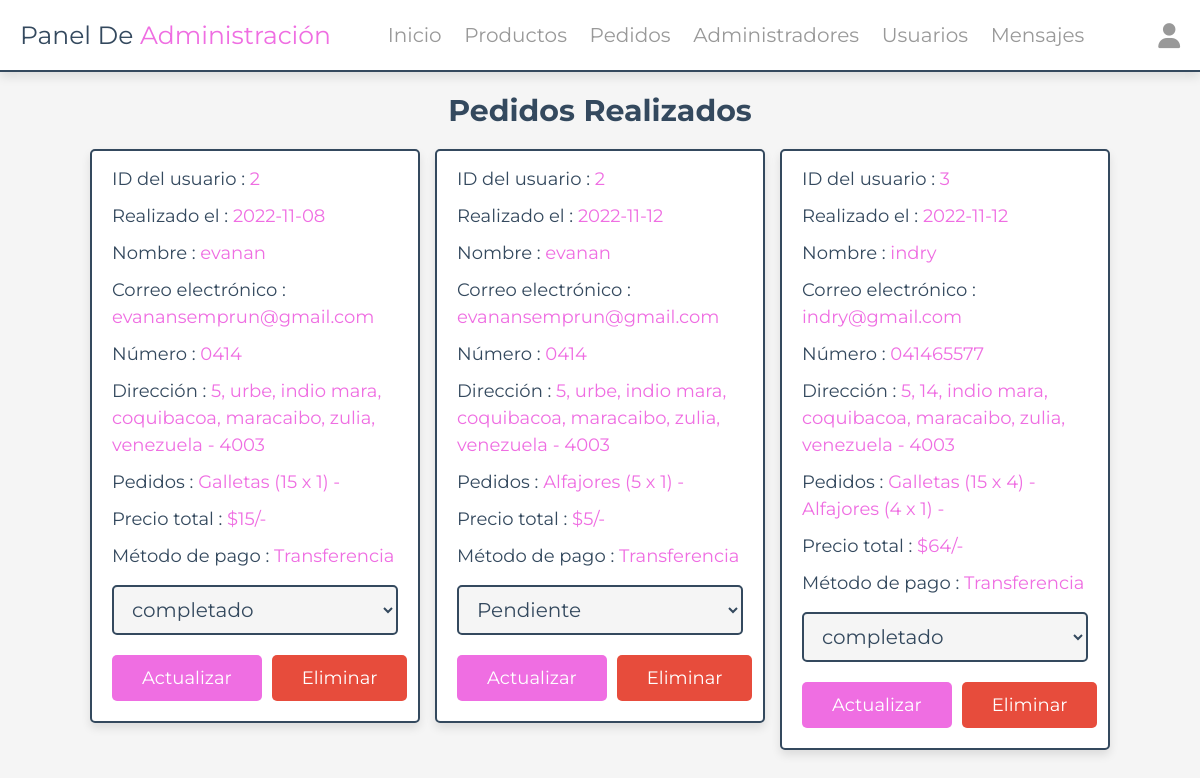
The page /admin/placed_orders.php (signed in) on the database its author committed.
### tables this page shows
CREATE TABLE `orders` (
  `id` int(100) NOT NULL,
  `user_id` int(100) NOT NULL,
  `name` varchar(20) NOT NULL,
  `number` varchar(10) NOT NULL,
  `email` varchar(50) NOT NULL,
  `method` varchar(50) NOT NULL,
  `address` varchar(500) NOT NULL,
  `total_products` varchar(1000) NOT NULL,
  `total_price` int(100) NOT NULL,
  `placed_on` date NOT NULL DEFAULT current_timestamp(),
  `payment_status` varchar(20) NOT NULL DEFAULT 'Pendiente'
);

### admin/placed_orders.php (the view, shortened to what this page needs)
<?php
include '../components/connect.php';
?>
<!DOCTYPE html>
<html lang="en">
<head>
   <link rel="stylesheet" href="https://cdnjs.cloudflare.com/ajax/libs/font-awesome/6.1.1/css/all.min.css">
   <link rel="stylesheet" href="../css/admin_style.css">
</head>
<body>
<?php include '../components/admin_header.php' ?>
<section class="placed-orders">
   <h1 class="heading">Pedidos realizados</h1>
   <div class="box-container">
   <?php
      $select_orders = $conn->prepare("SELECT * FROM `orders`");
      $select_orders->execute();
      if($select_orders->rowCount() > 0){
         while($fetch_orders = $select_orders->fetch(PDO::FETCH_ASSOC)){
   ?>
   <div class="box">
      <p> ID del usuario : <span><?= $fetch_orders['user_id']; ?></span> </p>
      <p> Realizado el : <span><?= $fetch_orders['placed_on']; ?></span> </p>
      <p> Nombre : <span><?= $fetch_orders['name']; ?></span> </p>
      <p> Correo electrónico : <span><?= $fetch_orders['email']; ?></span> </p>
      <p> Número : <span><?= $fetch_orders['number']; ?></span> </p>
      <p> Dirección : <span><?= $fetch_orders['address']; ?></span> </p>
      <p> Pedidos : <span><?= $fetch_orders['total_products']; ?></span> </p>
      <p> Precio total : <span>$<?= $fetch_orders['total_price']; ?>/-</span> </p>
      <p> Método de pago : <span><?= $fetch_orders['method']; ?></span> </p>
      <form action="" method="POST">
         <select name="payment_status" class="drop-down">
            <option value="" selected disabled><?= $fetch_orders['payment_status']; ?></option>
         </select>
         <div class="flex-btn">
            <input type="submit" value="actualizar" class="btn" name="update_payment">
            <a href="placed_orders.php?delete=<?= $fetch_orders['id']; ?>" class="delete-btn" onclick="return confirm('¿borrar este pedido?');">Eliminar</a>
         </div>
      </form>
   </div>
   <?php
      }
   }else{
      echo '<p class="empty">¡aún no hay pedidos realizados!</p>';
   }
   ?>
   </div>
</section>
</body>
</html>

### css/admin_style.css (style rules this page uses)
:root { --main-color:#EF6EE2; --red:#e74c3c; --orange:#f39c12; --black:#34495e; --white:#fff; --light-bg:#f5f5f5; --light-color:#999; --border:.2rem solid var(--black); --box-shadow:0 .5rem 1rem rgba(0,0,0,.1); }
* { font-family: 'Montserrat', sans-serif; margin:0; padding:0; box-sizing: border-box; text-decoration: none; outline: none; border:none; }
html { font-size: 62.5%; overflow-x: hidden; }
body { background-color: var(--light-bg); }
section { max-width: 1200px; margin:0 auto; padding:2rem; }
.btn, .delete-btn, .option-btn { display: block; margin-top: 1rem; border-radius: .5rem; cursor: pointer; width: 100%; font-size: 1.8rem; color:var(--white); padding:1.2rem 3rem; text-transform: capitalize; text-align: center; }
.btn { background-color: var(--main-color); }
.delete-btn { background-color: var(--red); }
.flex-btn { display: flex; gap:1rem; }
.heading { text-align: center; margin-bottom: 2rem; text-transform: capitalize; color:var(--black); font-size: 3rem; }
.placed-orders .box-container { display: grid; grid-template-columns: repeat(auto-fit, 33rem); gap:1.5rem; justify-content: center; align-items: flex-start; }
.placed-orders .box-container .box { background-color: var(--white); border-radius: .5rem; box-shadow: var(--box-shadow); border:var(--border); padding:2rem; padding-top: 1rem; }
.placed-orders .box-container .box p { padding: .5rem 0; line-height: 1.5; font-size: 1.8rem; color:var(--black); }
.placed-orders .box-container .box p span { color:var(--main-color); }
.placed-orders .box-container .box .drop-down { width: 100%; margin:1rem 0; background-color: var(--light-bg); padding:1rem 1.4rem; font-size: 2rem; color:var(--black); border:var(--border); border-radius: .5rem; }

### rows shown on the page
orders: user "2", placed_on "2022-11-08", name "evanan", email "evanansemprun@gmail.com", number "0414", address "5, urbe, indio mara, coquibacoa, maracaibo, zulia, venezuela - 4003", total_products "Galletas (15 x 1) -", total_price "15", method "Transferencia", payment_status "completado"
orders: user "2", placed_on "2022-11-12", name "evanan", email "evanansemprun@gmail.com", number "0414", address "5, urbe, indio mara, coquibacoa, maracaibo, zulia, venezuela - 4003", total_products "Alfajores (5 x 1) -", total_price "5", method "Transferencia", payment_status "Pendiente"
orders: user "3", placed_on "2022-11-12", name "indry", email "indry@gmail.com", number "041465577", address "5, 14, indio mara, coquibacoa, maracaibo, zulia, venezuela - 4003", total_products "Galletas (15 x 4) - Alfajores (4 x 1) -", total_price "64", method "Transferencia", payment_status "completado"
